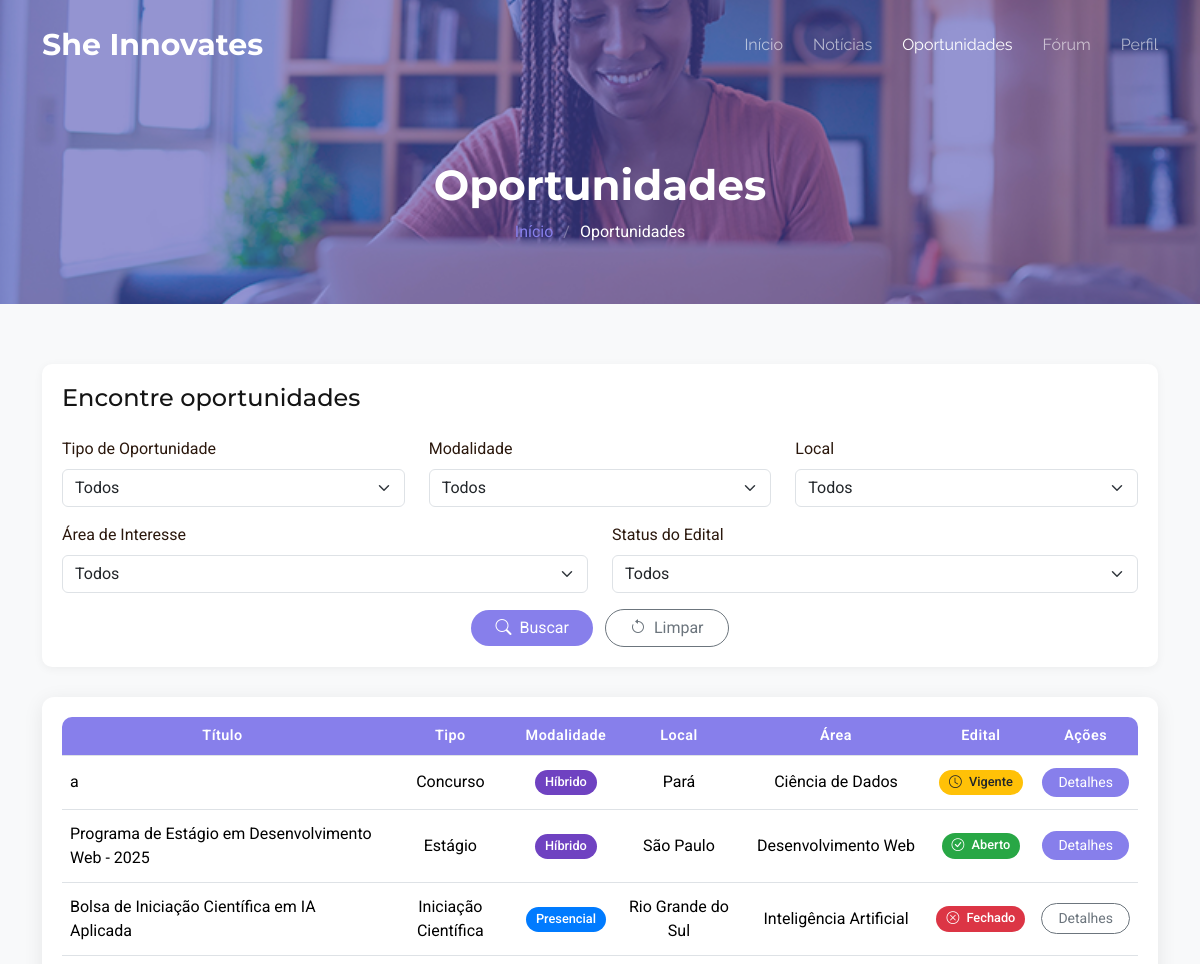
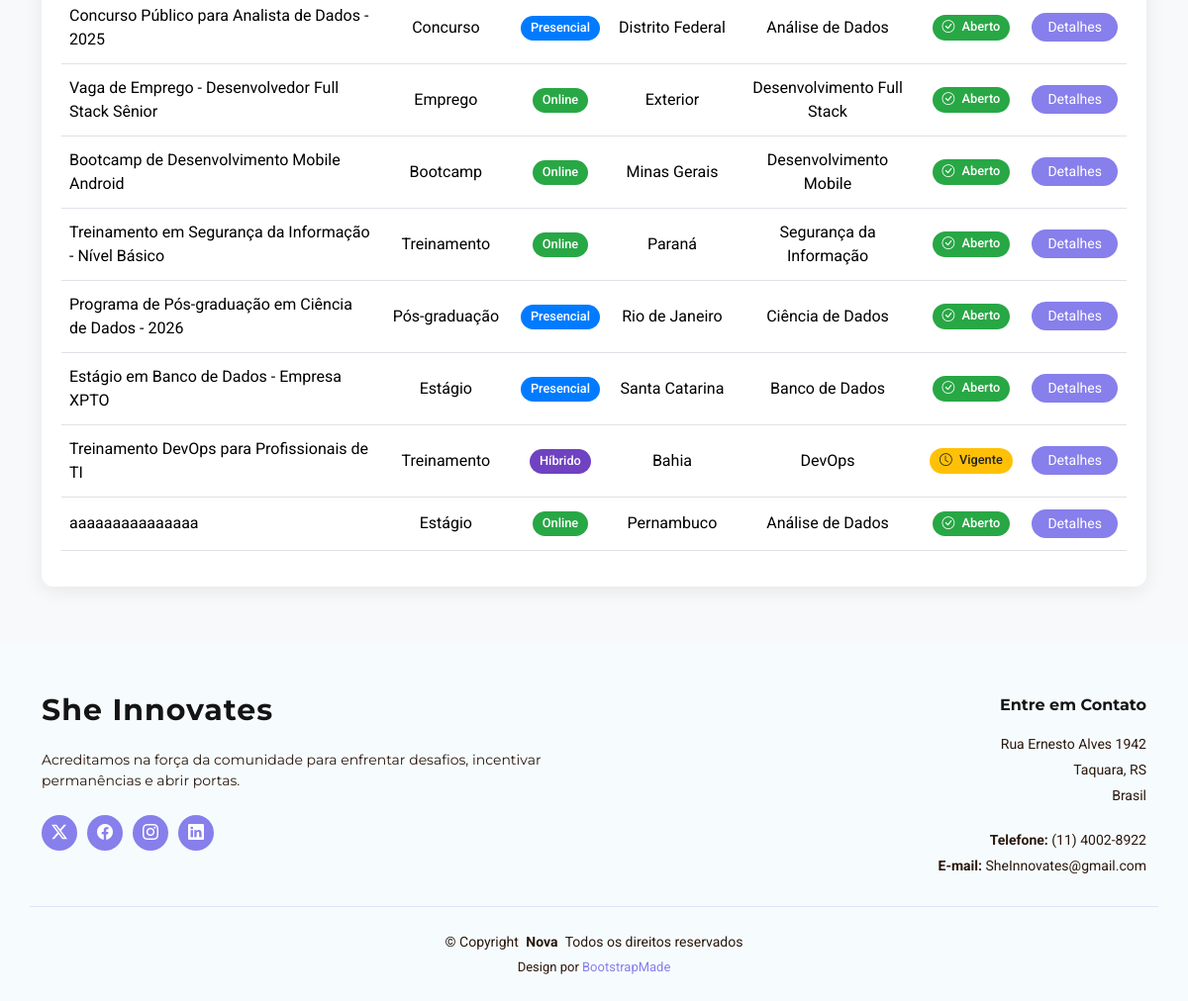
The page /Back-End-Projeto-Integrador/UserCadastrado/oportunidadesUserCad.php on the database its author committed (2 pictures, top to bottom).
### tables this page shows
CREATE TABLE `oportunidades` (
  `id_oportunidade` int NOT NULL,
  `titulo` varchar(60) NOT NULL,
  `tipo` varchar(50) NOT NULL,
  `modalidade` varchar(50) NOT NULL,
  `local` varchar(100) NOT NULL,
  `area` varchar(100) NOT NULL,
  `data_abertura` date NOT NULL,
  `data_fechamento` date NOT NULL,
  `link_detalhes` varchar(500) NOT NULL,
  `status_edital` varchar(50) NOT NULL
);

### Back-End-Projeto-Integrador/UserCadastrado/tabelaoportunidadesUserCad.php (the view)
<div class="table-responsive" data-aos="fade-up">
    <table class="table table-hover align-middle" id="opportunities-table">
        <thead>
            <tr class="text-center">
                <th style="border-top-left-radius: 10px;">Título</th>
                <th>Tipo</th>
                <th>Modalidade</th>
                <th>Local</th>
                <th>Área</th>
                <th>Edital</th>
                <th style="border-top-right-radius: 10px;">Ações</th>
            </tr>
        </thead>
        <tbody>
            <?php
            require("../Include/conexao.php");
            $sql = "SELECT * FROM oportunidades";
            $result = mysqli_query($con, $sql);
            if (mysqli_num_rows($result) > 0) {
                while ($oportunidade = mysqli_fetch_assoc($result)) {
                    $badgeClass = '';
                    if ($oportunidade['modalidade'] === 'Online') $badgeClass = 'badge-online';
                    else if ($oportunidade['modalidade'] === 'Presencial') $badgeClass = 'badge-presencial';
                    else if ($oportunidade['modalidade'] === 'Híbrido') $badgeClass = 'badge-hibrido';
                    $statusClass = '';
                    $statusIcon = '';
                    if ($oportunidade['status_edital'] === 'Aberto') {
                        $statusClass = 'badge-aberto';
                        $statusIcon = 'bi-check-circle';
                    } else if ($oportunidade['status_edital'] === 'Vigente') {
                        $statusClass = 'badge-vigente';
                        $statusIcon = 'bi-clock';
                    } else if ($oportunidade['status_edital'] === 'Fechado') {
                        $statusClass = 'badge-fechado';
                        $statusIcon = 'bi-x-circle';
                    }
                    $disabled = ($oportunidade['status_edital'] === 'Fechado') ? 'disabled' : '';
                    $btnClass = ($oportunidade['status_edital'] === 'Fechado') ? 'btn-outline-secondary' : 'btn-details';
                    echo "
                    <tr data-id=\"{$oportunidade['id_oportunidade']}\">
                        <td>{$oportunidade['titulo']}</td>
                        <td class=\"text-center\">{$oportunidade['tipo']}</td>
                        <td class=\"text-center\"><span class=\"badge {$badgeClass} rounded-pill\">{$oportunidade['modalidade']}</span></td>
                        <td class=\"text-center\">{$oportunidade['local']}</td>
                        <td class=\"text-center\">{$oportunidade['area']}</td>
                        <td class=\"text-center\">
                            <span class=\"badge {$statusClass} rounded-pill\">
                                <i class=\"bi {$statusIcon} me-1\"></i> {$oportunidade['status_edital']}
                            </span>
                        </td>
                        <td class=\"text-center\">
                            <div class=\"d-flex justify-content-center gap-2\">
                                <a href=\"{$oportunidade['link_detalhes']}\" class=\"btn btn-sm {$btnClass} rounded-pill px-3\" {$disabled}>Detalhes</a>
                            </div>
                        </td>
                    </tr>
                    ";
                }
            } else {
                echo "<tr><td colspan='7' class='text-center'>Nenhuma oportunidade encontrada.</td></tr>";
            }
            ?>
        </tbody>
    </table>
</div>

### assets/css/main.css (style rules this page uses)
:root { --default-font: "Roboto", system-ui, -apple-system, "Segoe UI", Roboto, "Helvetica Neue", Arial, "Noto Sans", "Liberation Sans", sans-serif, "Apple Color Emoji", "Segoe UI Emoji", "Segoe UI Symbol", "Noto Color Emoji"; --heading-font: "Montserrat", sans-serif; --nav-font: "Raleway", sans-serif; }
:root { --background-color: #ffffff; --default-color: #2b180d; --heading-color: #141414; --accent-color: #877feb; --surface-color: #ffffff; --contrast-color: #ffffff; }
:root { --nav-color: rgba(255, 255, 255, 0.6); --nav-hover-color: #ffffff; --nav-mobile-background-color: #ffffff; --nav-dropdown-background-color: #ffffff; --nav-dropdown-color: #212529; --nav-dropdown-hover-color: #56b8e6; }
:root { scroll-behavior: smooth; }
body { color: var(--default-color); background-color: var(--background-color); font-family: var(--default-font); }
a { color: var(--accent-color); text-decoration: none; transition: 0.3s; }
.table-responsive { background-color: white; border-radius: 10px; box-shadow: 0 2px 10px rgba(0,0,0,0.05); padding: 20px; }
.table th { background-color: #877feb; color: white; vertical-align: middle; }
.badge-online { background-color: #28a745; color: white; }
.badge-presencial { background-color: #007bff; color: white; }
.badge-hibrido { background-color: #6f42c1; color: white; }
.badge-aberto { background-color: #28a745; color: white; }
.badge-fechado { background-color: #dc3545; color: white; }
.badge-vigente { background-color: #ffc107; color: #212529; }
.btn-details { background-color: #877feb; color: white; border: none; transition: all 0.3s ease; }
.table th { font-weight: 600; letter-spacing: 0.5px; font-size: 0.9rem; }
.table td { vertical-align: middle; padding: 12px 8px; }
.badge { padding: 6px 10px; font-weight: 500; font-size: 0.8rem; }
.table-responsive { border-radius: 12px; overflow: hidden; box-shadow: 0 4px 20px rgba(0,0,0,0.08); }

### rows shown on the page
oportunidades: titulo "a", tipo "Concurso", modalidade "Híbrido", local "Pará", area "Ciência de Dados", status_edital "Vigente"
oportunidades: titulo "Programa de Estágio em Desenvolvimento Web - 2025", tipo "Estágio", modalidade "Híbrido", local "São Paulo", area "Desenvolvimento Web", status_edital "Aberto"
oportunidades: titulo "Bolsa de Iniciação Científica em IA Aplicada", tipo "Iniciação Científica", modalidade "Presencial", local "Rio Grande do Sul", area "Inteligência Artificial", status_edital "Fechado"
oportunidades: titulo "Concurso Público para Analista de Dados - 2025", tipo "Concurso", modalidade "Presencial", local "Distrito Federal", area "Análise de Dados", status_edital "Aberto"
oportunidades: titulo "Vaga de Emprego - Desenvolvedor Full Stack Sênior", tipo "Emprego", modalidade "Online", local "Exterior", area "Desenvolvimento Full Stack", status_edital "Aberto"
oportunidades: titulo "Bootcamp de Desenvolvimento Mobile Android", tipo "Bootcamp", modalidade "Online", local "Minas Gerais", area "Desenvolvimento Mobile", status_edital "Aberto"
oportunidades: titulo "Treinamento em Segurança da Informação - Nível Básico", tipo "Treinamento", modalidade "Online", local "Paraná", area "Segurança da Informação", status_edital "Aberto"
oportunidades: titulo "Programa de Pós-graduação em Ciência de Dados - 2026", tipo "Pós-graduação", modalidade "Presencial", local "Rio de Janeiro", area "Ciência de Dados", status_edital "Aberto"
oportunidades: titulo "Estágio em Banco de Dados - Empresa XPTO", tipo "Estágio", modalidade "Presencial", local "Santa Catarina", area "Banco de Dados", status_edital "Aberto"
oportunidades: titulo "Treinamento DevOps para Profissionais de TI", tipo "Treinamento", modalidade "Híbrido", local "Bahia", area "DevOps", status_edital "Vigente"
oportunidades: titulo "aaaaaaaaaaaaaaa", tipo "Estágio", modalidade "Online", local "Pernambuco", area "Análise de Dados", status_edital "Aberto"
